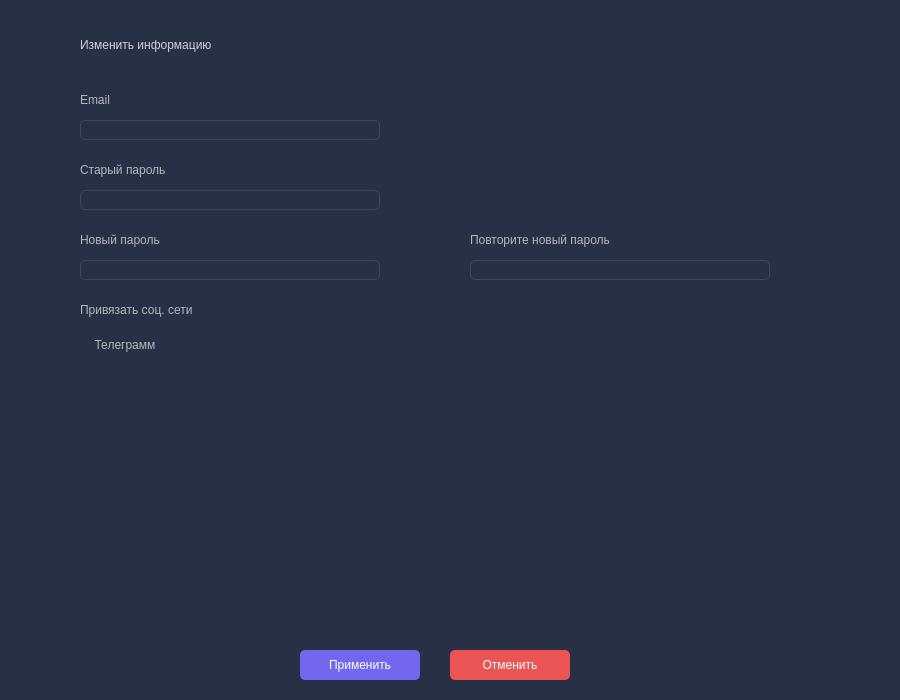
<?xml version="1.0" encoding="UTF-8"?>
<ui version="4.0">
 <class>Form</class>
 <widget class="QWidget" name="Form">
  <property name="geometry">
   <rect>
    <x>0</x>
    <y>0</y>
    <width>900</width>
    <height>700</height>
   </rect>
  </property>
  <property name="windowTitle">
   <string>Settings</string>
  </property>
  <property name="styleSheet">
   <string notr="true">background-color: rgb(40, 48, 70);</string>
  </property>
  <widget class="QLineEdit" name="s_lE_email">
   <property name="geometry">
    <rect>
     <x>80</x>
     <y>120</y>
     <width>300</width>
     <height>20</height>
    </rect>
   </property>
   <property name="styleSheet">
    <string notr="true">QLineEdit { 
background: #283046;
font: 12pt &quot;Arial&quot;;
color: rgb(103, 109, 125);
border: 1px solid #404656;
box-sizing: border-box;
border-radius: 5px;
}

QLineEdit:hover {
border: 2px solid rgb(95, 85, 200);
}
</string>
   </property>
  </widget>
  <widget class="QLineEdit" name="s_lE_oldpass">
   <property name="geometry">
    <rect>
     <x>80</x>
     <y>190</y>
     <width>300</width>
     <height>20</height>
    </rect>
   </property>
   <property name="styleSheet">
    <string notr="true">QLineEdit { 
background: #283046;
font: 12pt &quot;Arial&quot;;
color: rgb(103, 109, 125);
border: 1px solid #404656;
box-sizing: border-box;
border-radius: 5px;
}

QLineEdit:hover {
border: 2px solid rgb(95, 85, 200);
}
</string>
   </property>
  </widget>
  <widget class="QPushButton" name="s_btn_telegram">
   <property name="geometry">
    <rect>
     <x>80</x>
     <y>330</y>
     <width>90</width>
     <height>30</height>
    </rect>
   </property>
   <property name="styleSheet">
    <string notr="true">QPushButton {
background-color: rgb(40, 48, 70);
border-radius: 5px;
font: 75 12pt &quot;Arial&quot;;
color: rgb(180, 183, 189);
transition-duration: 0.4s;
}
QPushButton:hover {
  background-color: rgb(40, 48, 70); 
  color: rgb(255, 255, 255);
  border: 2px solid rgb(95, 85, 200);
}</string>
   </property>
   <property name="text">
    <string>Телеграмм</string>
   </property>
  </widget>
  <widget class="QPushButton" name="s_btn_apply">
   <property name="geometry">
    <rect>
     <x>300</x>
     <y>650</y>
     <width>120</width>
     <height>30</height>
    </rect>
   </property>
   <property name="styleSheet">
    <string notr="true">QPushButton {
background-color: #7367F0;
border-radius: 5px;
font: 75 14pt &quot;Arial&quot;;
color: rgb(255, 255, 255);
transition-duration: 0.4s;
}
QPushButton:hover {
  background-color: rgb(40, 48, 70); 
  color: rgb(115, 103, 240);
  border: 2px solid rgb(95, 85, 200);
}</string>
   </property>
   <property name="text">
    <string>Применить</string>
   </property>
  </widget>
  <widget class="QPushButton" name="s_btn_undo">
   <property name="geometry">
    <rect>
     <x>450</x>
     <y>650</y>
     <width>120</width>
     <height>30</height>
    </rect>
   </property>
   <property name="styleSheet">
    <string notr="true">QPushButton {
background-color: rgb(234, 84, 85);
border-radius: 5px;
font: 75 14pt &quot;Arial&quot;;
color: rgb(255, 255, 255);
transition-duration: 0.4s;
}
QPushButton:hover {
  background-color: rgb(40, 48, 70); 
  color: rgb(234, 84, 85);
  border: 2px solid rgb(234, 84, 85);
}</string>
   </property>
   <property name="text">
    <string>Отменить</string>
   </property>
  </widget>
  <widget class="QLabel" name="s_txt_oldpass">
   <property name="geometry">
    <rect>
     <x>80</x>
     <y>160</y>
     <width>140</width>
     <height>20</height>
    </rect>
   </property>
   <property name="styleSheet">
    <string notr="true">font: 75 14pt &quot;Arial&quot;;
color: rgb(180, 183, 189);</string>
   </property>
   <property name="text">
    <string>Старый пароль</string>
   </property>
  </widget>
  <widget class="QLabel" name="s_txt_email">
   <property name="geometry">
    <rect>
     <x>80</x>
     <y>90</y>
     <width>50</width>
     <height>20</height>
    </rect>
   </property>
   <property name="styleSheet">
    <string notr="true">font: 75 14pt &quot;Arial&quot;;
color: rgb(180, 183, 189);</string>
   </property>
   <property name="text">
    <string>Email</string>
   </property>
  </widget>
  <widget class="QLabel" name="s_txt_newpass">
   <property name="geometry">
    <rect>
     <x>80</x>
     <y>230</y>
     <width>130</width>
     <height>20</height>
    </rect>
   </property>
   <property name="styleSheet">
    <string notr="true">font: 75 14pt &quot;Arial&quot;;
color: rgb(180, 183, 189);</string>
   </property>
   <property name="text">
    <string>Новый пароль</string>
   </property>
  </widget>
  <widget class="QLabel" name="s_txt_section_name">
   <property name="geometry">
    <rect>
     <x>80</x>
     <y>30</y>
     <width>300</width>
     <height>30</height>
    </rect>
   </property>
   <property name="styleSheet">
    <string notr="true">font: 75 20pt &quot;Arial&quot;;
color: rgb(208, 210, 214);</string>
   </property>
   <property name="text">
    <string>Изменить информацию</string>
   </property>
  </widget>
  <widget class="QLineEdit" name="s_lE_newpass">
   <property name="geometry">
    <rect>
     <x>80</x>
     <y>260</y>
     <width>300</width>
     <height>20</height>
    </rect>
   </property>
   <property name="styleSheet">
    <string notr="true">QLineEdit { 
background: #283046;
font: 12pt &quot;Arial&quot;;
color: rgb(103, 109, 125);
border: 1px solid #404656;
box-sizing: border-box;
border-radius: 5px;
}

QLineEdit:hover {
border: 2px solid rgb(95, 85, 200);
}</string>
   </property>
  </widget>
  <widget class="QLabel" name="s_txt_repnewpass">
   <property name="geometry">
    <rect>
     <x>470</x>
     <y>230</y>
     <width>220</width>
     <height>20</height>
    </rect>
   </property>
   <property name="styleSheet">
    <string notr="true">font: 75 14pt &quot;Arial&quot;;
color: rgb(180, 183, 189);</string>
   </property>
   <property name="text">
    <string>Повторите новый пароль</string>
   </property>
  </widget>
  <widget class="QLineEdit" name="s_lE_repnewpass">
   <property name="geometry">
    <rect>
     <x>470</x>
     <y>260</y>
     <width>300</width>
     <height>20</height>
    </rect>
   </property>
   <property name="styleSheet">
    <string notr="true">QLineEdit { 
background: #283046;
font: 12pt &quot;Arial&quot;;
color: rgb(103, 109, 125);
border: 1px solid #404656;
box-sizing: border-box;
border-radius: 5px;
}

QLineEdit:hover {
border: 2px solid rgb(95, 85, 200);
}</string>
   </property>
  </widget>
  <widget class="QLabel" name="s_txt_internet">
   <property name="geometry">
    <rect>
     <x>80</x>
     <y>300</y>
     <width>180</width>
     <height>20</height>
    </rect>
   </property>
   <property name="styleSheet">
    <string notr="true">font: 75 14pt &quot;Arial&quot;;
color: rgb(180, 183, 189);</string>
   </property>
   <property name="text">
    <string>Привязать соц. сети</string>
   </property>
  </widget>
 </widget>
 <resources/>
 <connections/>
</ui>
